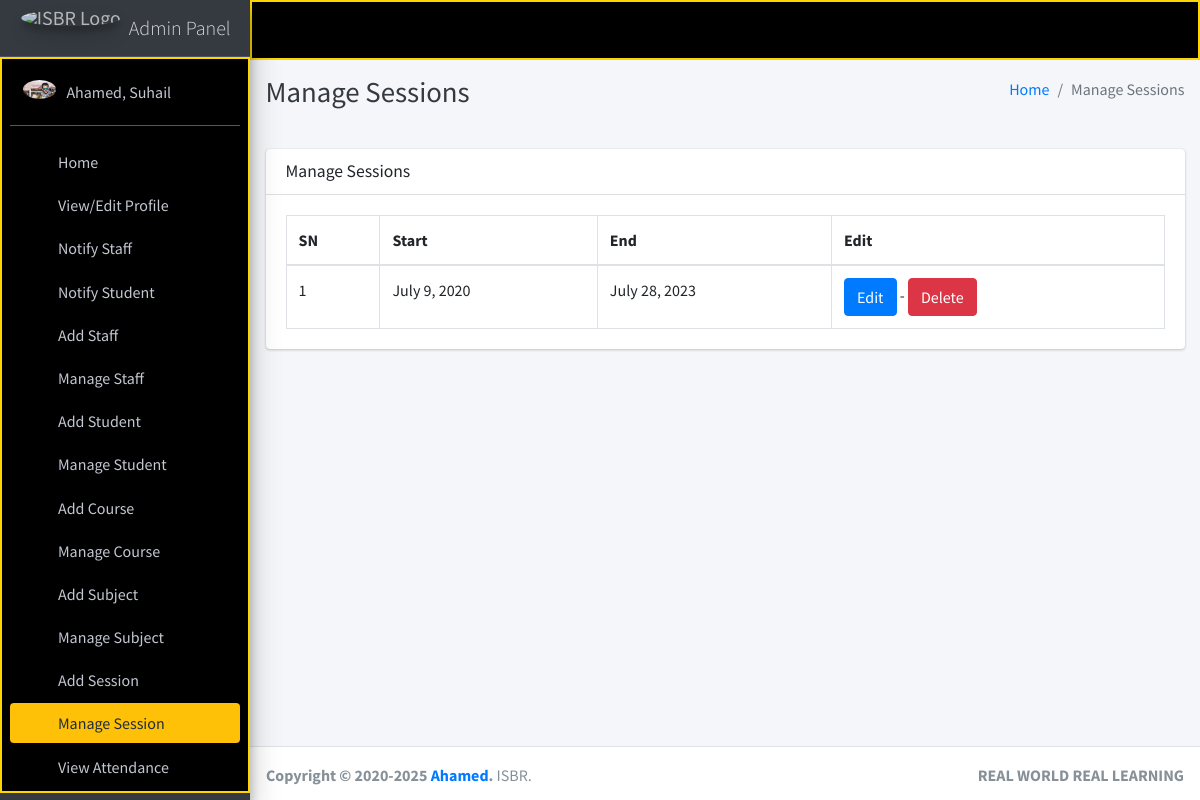
The app's page /session/manage/ (signed in) with its own data.
### main_app/models.py (models this page shows, shortened)
class CustomUser(AbstractUser):
    USER_TYPE = ((1, "HOD"), (2, "Staff"), (3, "Student"))
    GENDER = [("M", "Male"), ("F", "Female")]
    username = None  # Removed username, using email instead
    email = models.EmailField(unique=True)
    user_type = models.CharField(default=1, choices=USER_TYPE, max_length=1)
    gender = models.CharField(max_length=1, choices=GENDER)
    profile_pic = models.ImageField()
    address = models.TextField()
    fcm_token = models.TextField(default="")  # For firebase notifications
    created_at = models.DateTimeField(auto_now_add=True)
    updated_at = models.DateTimeField(auto_now=True)
    USERNAME_FIELD = "email"
    REQUIRED_FIELDS = []
    objects = CustomUserManager()
    def __str__(self):
        return self.last_name + ", " + self.first_name

class Session(models.Model):
    start_year = models.DateField()
    end_year = models.DateField()

### main_app/hod_views.py (the view)
# urls.py: path("session/manage/", hod_views.manage_session, name='manage_session'),
def manage_session(request):
    sessions = Session.objects.all()
    context = {'sessions': sessions, 'page_title': 'Manage Sessions'}
    return render(request, "hod_template/manage_session.html", context)

### main_app/templates/hod_template/manage_session.html
{% extends 'main_app/base.html' %}
{% load static %}
{% block page_title %}{{page_title}}{% endblock page_title %}
{% block content %}
<section class="content">
    <div class="container-fluid">
        <div class="row">
            <div class="col-md-12">
                <div class="card">
                    <div class="card-header">
                        <h3 class="card-title">{{page_title}}</h3>
                    </div>
                    <div class="card-body">
                        <table id="example2" class="table table-bordered table-hover">
                            <thead>
                                <tr>
                                    <th>SN</th>
                                    <th>Start</th>
                                    <th>End</th>
                                    <th>Edit</th>
                                </tr>
                            </thead>
                            <tbody>
                                {% for session in sessions %}
                                <tr>
                                    <td>{{ forloop.counter }}</td>
                                    <td>{{session.start_year}}</td>
                                    <td>{{session.end_year}}</td>
                                    <td><a href="{% url 'edit_session' session.id %}" class="btn btn-primary">Edit</a> - <a href="{% url 'delete_session' session.id %}" onclick="return confirm('Are you sure you want to delete this ?')" class="btn btn-danger">Delete</a> </td>
                                </tr>
                                {% endfor %}
                            </tbody>
                        </table>
                    </div>
                </div>
            </div>
        </div>
    </div>
</section>
{% endblock content %}

### main_app/templates/main_app/sidebar_template.html (shortened to what this page needs)
{% load static %}
<aside class="main-sidebar sidebar-dark-warning elevation-4">
{% if request.user.user_type == '1' %}
    <a href="{% url 'admin_home' %}" class="brand-link">
        <img src="{% static 'dist/img/img.png' %} " alt="ISBR Logo"
            class="brand-image img-circle elevation-3" style="opacity: .8">
        <span class="brand-text font-weight-light">Admin Panel</span>
    </a>
    <div class="sidebar" style="background-color: black; color: #FFD700; border: 2px solid #FFD700;">
        <div class="user-panel mt-3 pb-3 mb-3 d-flex">
            <div class="image">
                <img src="{{ request.user.profile_pic}}" class="img-circle elevation-2" alt="User Image">
            </div>
            <div class="info">
                <a href="#" class="d-block">{{user}}</a>
            </div>
        </div>
        <nav class="mt-2">
            <ul class="nav nav-pills nav-sidebar flex-column" data-widget="treeview" role="menu" data-accordion="false">
                <li class="nav-item">
                    {% url 'admin_home' as admin_home %}
                    <a href="{{admin_home}}" class="nav-link {% if admin_home == request.path %} active {% endif %}">
                        <i class="nav-icon fas fa-th"></i>
                        <p>
                            Home
                        </p>
                    </a>
                </li>
                <li class="nav-item">
                    {% url 'admin_view_profile' as admin_view_profile %}
                    <a href="{{admin_view_profile}}" class="nav-link {% if admin_view_profile == request.path %} active {% endif %}">
                        <i class="nav-icon fas fa-th"></i>
                        <p>
                            View/Edit Profile
                        </p>
                    </a>
                </li>
                <li class="nav-item">
                    {% url 'admin_notify_staff' as admin_notify_staff %}
                    <a href="{{admin_notify_staff}}" class="nav-link {% if admin_notify_staff == request.path %} active {% endif %}">
                        <i class="nav-icon fas fa-th"></i>
                        <p>
                            Notify Staff
                        </p>
                    </a>
                </li>
                <li class="nav-item">
                    {% url 'admin_notify_student' as admin_notify_student %}
                    <a href="{{admin_notify_student}}" class="nav-link {% if admin_notify_student == request.path %} active {% endif %}">
                        <i class="nav-icon fas fa-th"></i>
                        <p>
                            Notify Student
                        </p>
                    </a>
                </li>
                <li class="nav-item">
                    {% url 'add_staff' as add_staff %}
                    <a href="{{add_staff}}" class="nav-link {% if add_staff == request.path %} active {% endif %}">
                        <i class="nav-icon fas fa-th"></i>
                        <p>
                            Add Staff
                        </p>
                    </a>
                </li>
                <li class="nav-item">
                    {% url 'manage_staff' as manage_staff %}
                    {% url 'edit_staff' staff_id as edit_staff %}
                    <a href="{{manage_staff}}"
                        class="nav-link {% if manage_staff == request.path or request.path == edit_staff %} active {% endif %}">
                        <i class="nav-icon fas fa-th"></i>
                        <p>
                            Manage Staff
                        </p>
                    </a>
                </li>
                <li class="nav-item">
                    {% url 'add_student' as add_student%}
                    <a href="{{add_student}}" class="nav-link  {% if add_student == request.path %} active {% endif %}">
                        <i class="nav-icon fas fa-th"></i>
                        <p>
                            Add Student
                        </p>
                    </a>
                </li>
                <li class="nav-item">
                    {% url 'manage_student' as manage_student %}
                    {% url 'edit_student' student_id as edit_student %}
                    <a href="{{manage_student}}"
                        class="nav-link  {% if edit_student == request.path or manage_student == request.path %} active {% endif %}">
                        <i class="nav-icon fas fa-th"></i>
                        <p>
                            Manage Student
                        </p>
                    </a>
                </li>
                <li class="nav-item">
                    {% url 'add_course' as add_course %}
                    <a href="{{add_course}}" class="nav-link  {% if add_course == request.path %} active {% endif %}">
                        <i class="nav-icon fas fa-th"></i>
                        <p>
                            Add Course
                        </p>
                    </a>
                </li>
                <li class="nav-item">
                    {% url 'manage_course' as manage_course %}
                    {% url 'edit_course' course_id as edit_course %}
                    <a href="{{manage_course}}"
                        class="nav-link  {% if edit_course == request.path or manage_course == request.path %} active {% endif %}">
                        <i class="nav-icon fas fa-th"></i>
                        <p>
                            Manage Course
                        </p>
                    </a>
                </li>
                <li class="nav-item">
                    {% url 'add_subject' as add_subject %}
                    <a href="{{add_subject}}" class="nav-link  {% if add_subject == request.path %} active {% endif %}">
                        <i class="nav-icon fas fa-th"></i>
                        <p>
                            Add Subject
                        </p>
                    </a>
                </li>
                <li class="nav-item">
                    {% url 'manage_subject' as manage_subject %}
                    {% url 'edit_subject' subject_id as edit_subject %}
                    <a href="{{manage_subject}}"
                        class="nav-link  {% if edit_subject == request.path or manage_subject == request.path %} active {% endif %}">
                        <i class="nav-icon fas fa-th"></i>
                        <p>
                            Manage Subject
                        </p>
                    </a>
                </li>
                <li class="nav-item">
                    {% url 'add_session' as add_session %}
                    <a href="{{add_session}}" class="nav-link  {% if add_session == request.path %} active {% endif %}">
                        <i class="nav-icon fas fa-th"></i>
                        <p>
                            Add Session
                        </p>
                    </a>
                </li>
                <li class="nav-item">
                {% url 'manage_session' as manage_session %}
                {% url 'edit_session' session_id as edit_session %}
                <a href="{{manage_session}}"
                    class="nav-link  {% if edit_session == request.path or manage_session == request.path %} active {% endif %}">
                    <i class="nav-icon fas fa-th"></i>
                    <p>
                        Manage Session
                    </p>
                </a>
        </li>
                <li class="nav-item">
                    {% url 'admin_view_attendance' as admin_view_attendance %}
                    <li class="nav-item">
                        <a href="{{admin_view_attendance}}" class="nav-link  {% if admin_view_attendance == request.path %} active {% endif %}">
                            <i class="nav-icon fas fa-th"></i>
                            <p>
                                View Attendance
                            </p>
                        </a>
                    </li>
            <li class="nav-item">
                {% url 'student_feedback_message' as student_feedback_message %}
                <a href="{{ student_feedback_message }}" class="nav-link  {% if student_feedback_message == request.path %} active {% endif %}">
                    </a>
                </li>
{% endif %}
</ul>
</nav>
</div>
</aside>

### records on screen
CustomUser: user.profile_pic (picture), last_name+first_name "Ahamed, Suhail"
Session: start_year "July 9, 2020", end_year "July 28, 2023"

### other values on screen
{{ page_title }} "Manage Sessions"
